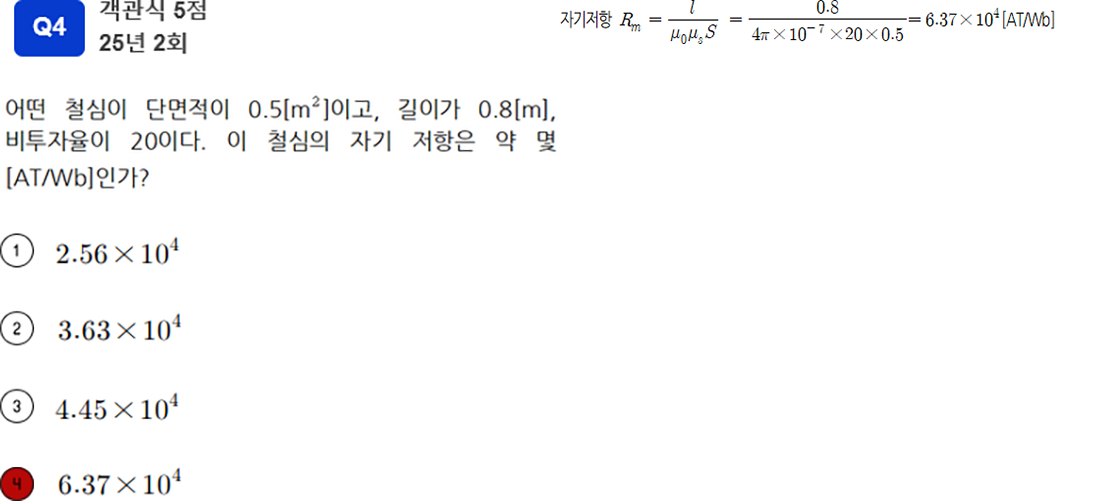
#> input picture 2025_2/004.png, 1120 x 501 px; its folder holds 4 pictures in this run
$ python resize_canvas_and_pad.py
#> lines starting #> are read from the running program, lines starting #| are printed output that depends on the picture
import os
from PIL import Image

def resize_canvas_and_pad(input_folder, output_folder, target_height, bg_color=(255, 255, 255)):
    """
    폴더 내 모든 이미지의 캔버스 높이를 특정 픽셀 길이로 늘리고,
    이미지를 상단에 배치한 후 남는 하단 공간을 흰색으로 채워 새 폴더에 저장합니다.

    Args:
        input_folder (str): 원본 이미지가 저장된 폴더의 경로
        output_folder (str): 처리된 이미지를 저장할 폴더의 경로
        target_height (int): 변경하고자 하는 캔버스의 목표 높이 (픽셀)
        bg_color (tuple): 채워질 배경색 (R, G, B), 기본값은 흰색
    """
#> called with input_folder = '2025_2', output_folder = '2025_2_padded', target_height = 947, bg_color = (255, 255, 255)

    # 지원하는 이미지 파일 확장자 목록
    supported_extensions = ('.jpg', '.jpeg', '.png', '.gif', '.bmp')

    # 입력 폴더 존재 여부 확인
    if not os.path.isdir(input_folder):
        print(f"오류: 입력 폴더 '{input_folder}'를 찾을 수 없습니다.")
        return

    # 출력 폴더 생성 (이미 존재하면 만들지 않음)
    if not os.path.exists(output_folder):
        os.makedirs(output_folder)
        print(f"출력 폴더 '{output_folder}'를 생성했습니다.")
    else:
        print(f"출력 폴더 '{output_folder}'가 이미 존재합니다.")

    print(f"'{input_folder}' 폴더의 이미지를 처리 중...")

    processed_count = 0
    # 폴더 내 파일 목록을 순회
    for filename in os.listdir(input_folder):
        # 파일 확장자가 이미지인지 확인 (대소문자 무시)
        if filename.lower().endswith(supported_extensions):
            input_file_path = os.path.join(input_folder, filename)
            output_file_path = os.path.join(output_folder, filename)

            try:
                with Image.open(input_file_path).convert("RGB") as img: # PNG의 투명도를 흰색으로 채우기 위해 RGB로 변환
#> img is the input picture: PIL image 1120x501 RGB; mean R, G, B 248.9, 249, 249.9
                    original_width, original_height = img.size
#> original_width = 1120; original_height = 501

                    # 목표 높이가 원본 높이보다 작으면 처리하지 않음 (또는 잘라내기 로직 추가 가능)
                    if target_height < original_height:
                        print(f"경고: '{filename}' 파일의 목표 높이({target_height}px)가 원본 높이({original_height}px)보다 작습니다. 건너뜁니다.")
                        continue

                    # 새 캔버스 생성 (원본 너비, 목표 높이)
                    new_img = Image.new("RGB", (original_width, target_height), bg_color)
#> new_img: PIL image 1120x947 RGB; every value is 255

                    # 원본 이미지를 새 캔버스 상단에 붙여넣기
                    new_img.paste(img, (0, 0)) # (0, 0)은 좌측 상단 좌표
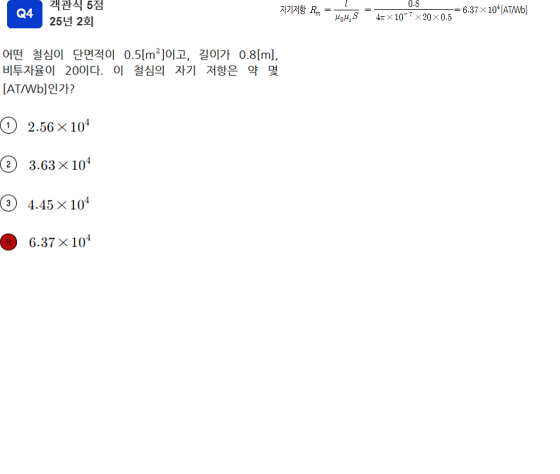
#> new_img: PIL image 1120x947 RGB (shown at 1/2 size); mean R, G, B 251.8, 251.8, 252.3

                    # 새 이미지 저장
                    new_img.save(output_file_path)
                    print(f"'{filename}' 처리 완료 및 '{output_file_path}'에 저장.")
                    processed_count += 1

            except Exception as e:
                print(f"오류: '{filename}' 파일을 처리하는 중 오류가 발생했습니다. ({e})")
#> pass 2 of the loop in resize_canvas_and_pad, `for filename in os.listdir(input_folder):`:
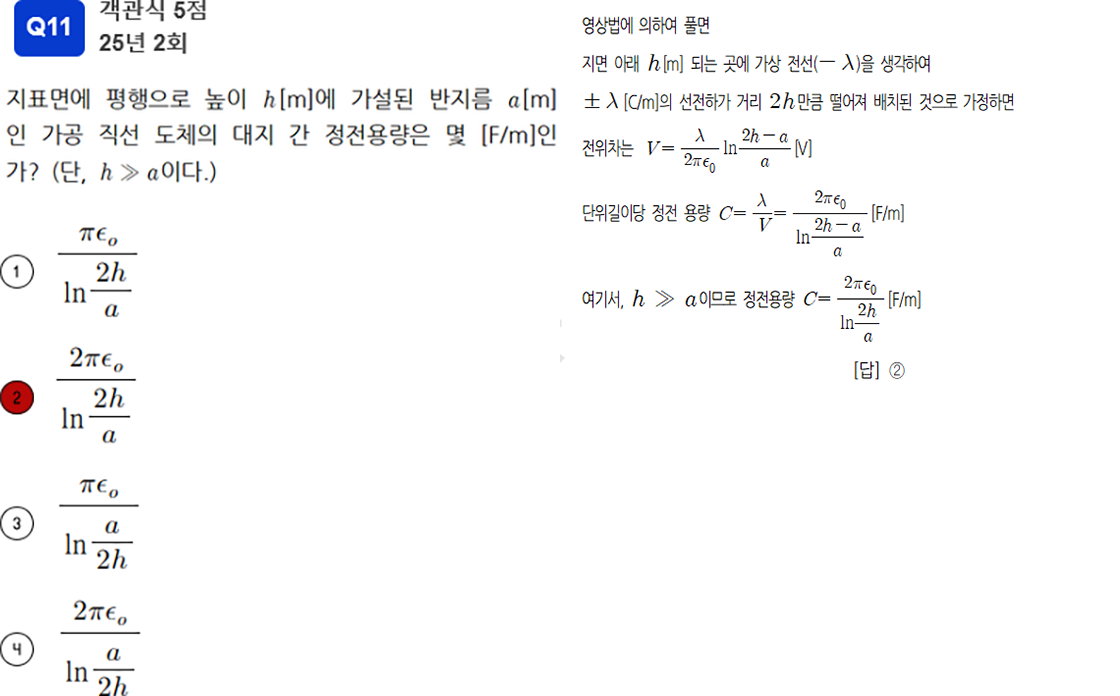
#> input picture 2025_2/011.png, 1120 x 696 px
#> in resize_canvas_and_pad, img is the input picture: PIL image 1120x696 RGB; mean R, G, B 248.6, 248.7, 249.4
#> in resize_canvas_and_pad, `new_img.paste(img, (0, 0))`:
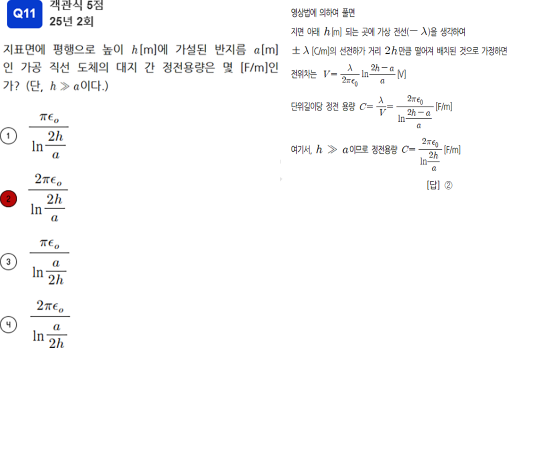
#> new_img: PIL image 1120x947 RGB (shown at 1/2 size); mean R, G, B 250.3, 250.4, 250.9
#> pass 3 of the loop in resize_canvas_and_pad, `for filename in os.listdir(input_folder):`:
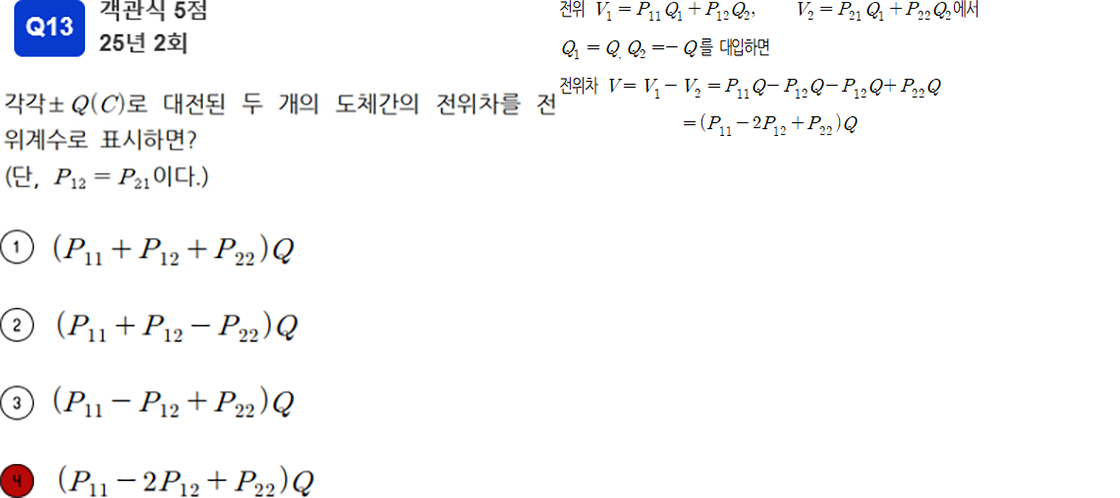
#> input picture 2025_2/013.png, 1120 x 498 px
#> in resize_canvas_and_pad, img is the input picture: PIL image 1120x498 RGB; mean R, G, B 248, 248.1, 249
#> in resize_canvas_and_pad, `new_img.paste(img, (0, 0))`:
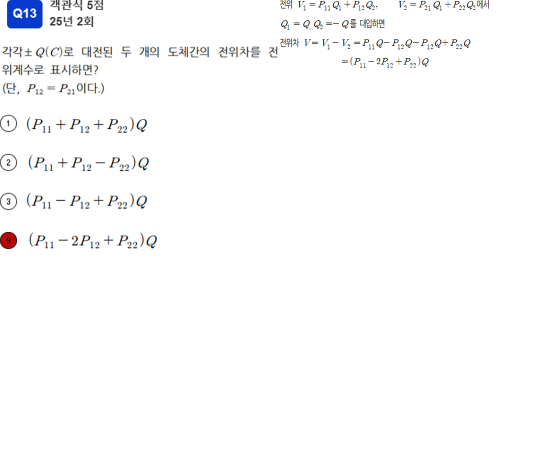
#> new_img: PIL image 1120x947 RGB (shown at 1/2 size); mean R, G, B 251.3, 251.4, 251.9
#> the loop made 4 passes; the first 3 are shown

    print(f"\n총 {processed_count}개의 이미지 처리가 완료되었습니다.")
    if processed_count == 0:
        print("처리된 이미지가 없거나, 지정된 조건에 맞는 이미지가 없었습니다.")

# --- 사용 예시 ---
# 원본 이미지가 있는 폴더
input_folder_path = '2025_2'
# 처리된 이미지를 저장할 새 폴더
output_folder_path = '2025_2_padded'
# 캔버스의 목표 높이 (예: 1000픽셀)
desired_canvas_height = 947
# 배경색 (선택 사항, 기본값은 흰색)
# bg_color_rgb = (255, 255, 255) # 흰색 (기본값)
# bg_color_rgb = (0, 0, 0)     # 검은색
# bg_color_rgb = (255, 0, 0)   # 빨간색

resize_canvas_and_pad(input_folder_path, output_folder_path, desired_canvas_height)
